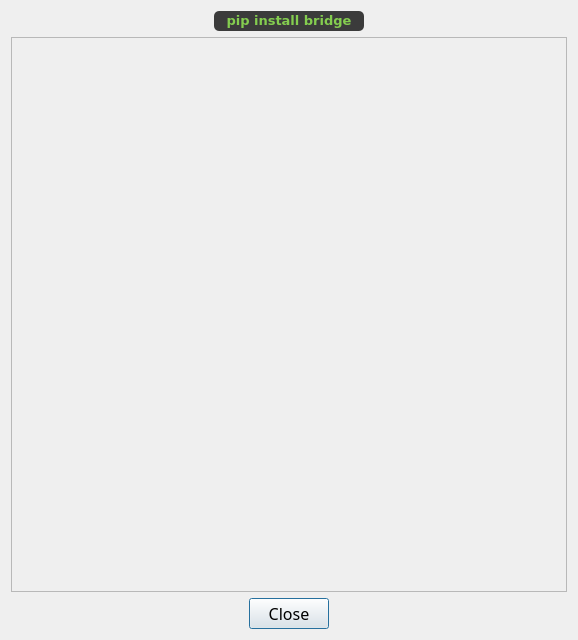
<?xml version="1.0" encoding="UTF-8"?>
<ui version="4.0">
 <author>Tutos Rive</author>
 <class>about_dialog</class>
 <widget class="QDialog" name="about_dialog">
  <property name="geometry">
   <rect>
    <x>0</x>
    <y>0</y>
    <width>578</width>
    <height>640</height>
   </rect>
  </property>
  <property name="minimumSize">
   <size>
    <width>578</width>
    <height>640</height>
   </size>
  </property>
  <property name="maximumSize">
   <size>
    <width>578</width>
    <height>640</height>
   </size>
  </property>
  <property name="font">
   <font>
    <family>Gabriola</family>
    <pointsize>20</pointsize>
   </font>
  </property>
  <property name="windowTitle">
   <string>About</string>
  </property>
  <property name="locale">
   <locale language="English" country="UnitedKingdom"/>
  </property>
  <property name="modal">
   <bool>true</bool>
  </property>
  <layout class="QGridLayout" name="gridLayout">
   <item row="4" column="0">
    <widget class="QDialogButtonBox" name="close_button">
     <property name="font">
      <font>
       <family>Gabriola</family>
       <pointsize>12</pointsize>
      </font>
     </property>
     <property name="orientation">
      <enum>Qt::Orientation::Horizontal</enum>
     </property>
     <property name="standardButtons">
      <set>QDialogButtonBox::StandardButton::Close</set>
     </property>
     <property name="centerButtons">
      <bool>true</bool>
     </property>
    </widget>
   </item>
   <item row="1" column="0">
    <layout class="QGridLayout" name="container_label_about">
     <property name="topMargin">
      <number>0</number>
     </property>
     <item row="0" column="0">
      <widget class="QLabel" name="about_label">
       <property name="minimumSize">
        <size>
         <width>0</width>
         <height>20</height>
        </size>
       </property>
       <property name="maximumSize">
        <size>
         <width>150</width>
         <height>40</height>
        </size>
       </property>
       <property name="font">
        <font>
         <family>Gabriola</family>
         <pointsize>10</pointsize>
         <italic>false</italic>
         <bold>true</bold>
         <underline>false</underline>
         <strikeout>false</strikeout>
         <kerning>true</kerning>
        </font>
       </property>
       <property name="styleSheet">
        <string notr="true">background-color: rgb(59, 59, 59);
color: #84CD4F;
border-radius: 5px;</string>
       </property>
       <property name="locale">
        <locale language="English" country="UnitedKingdom"/>
       </property>
       <property name="text">
        <string notr="true">&lt;code&gt;pip install bridge&lt;/code&gt;</string>
       </property>
       <property name="textFormat">
        <enum>Qt::TextFormat::RichText</enum>
       </property>
       <property name="scaledContents">
        <bool>false</bool>
       </property>
       <property name="alignment">
        <set>Qt::AlignmentFlag::AlignCenter</set>
       </property>
       <property name="textInteractionFlags">
        <set>Qt::TextInteractionFlag::TextSelectableByKeyboard|Qt::TextInteractionFlag::TextSelectableByMouse</set>
       </property>
      </widget>
     </item>
    </layout>
   </item>
   <item row="3" column="0">
    <widget class="QScrollArea" name="container_scroll_about">
     <property name="widgetResizable">
      <bool>true</bool>
     </property>
     <widget class="QWidget" name="container_about_text">
      <property name="geometry">
       <rect>
        <x>0</x>
        <y>0</y>
        <width>558</width>
        <height>562</height>
       </rect>
      </property>
      <layout class="QFormLayout" name="formLayout">
       <item row="0" column="0" colspan="2">
        <widget class="QLabel" name="text_about">
         <property name="maximumSize">
          <size>
           <width>540</width>
           <height>16777215</height>
          </size>
         </property>
         <property name="locale">
          <locale language="English" country="UnitedKingdom"/>
         </property>
         <property name="textFormat">
          <enum>Qt::TextFormat::RichText</enum>
         </property>
         <property name="wordWrap">
          <bool>true</bool>
         </property>
         <property name="openExternalLinks">
          <bool>true</bool>
         </property>
         <property name="textInteractionFlags">
          <set>Qt::TextInteractionFlag::LinksAccessibleByKeyboard|Qt::TextInteractionFlag::LinksAccessibleByMouse</set>
         </property>
        </widget>
       </item>
      </layout>
     </widget>
    </widget>
   </item>
  </layout>
 </widget>
 <resources/>
 <connections>
  <connection>
   <sender>close_button</sender>
   <signal>accepted()</signal>
   <receiver>about_dialog</receiver>
   <slot>accept()</slot>
   <hints>
    <hint type="sourcelabel">
     <x>248</x>
     <y>254</y>
    </hint>
    <hint type="destinationlabel">
     <x>157</x>
     <y>274</y>
    </hint>
   </hints>
  </connection>
  <connection>
   <sender>close_button</sender>
   <signal>rejected()</signal>
   <receiver>about_dialog</receiver>
   <slot>reject()</slot>
   <hints>
    <hint type="sourcelabel">
     <x>316</x>
     <y>260</y>
    </hint>
    <hint type="destinationlabel">
     <x>286</x>
     <y>274</y>
    </hint>
   </hints>
  </connection>
 </connections>
</ui>
